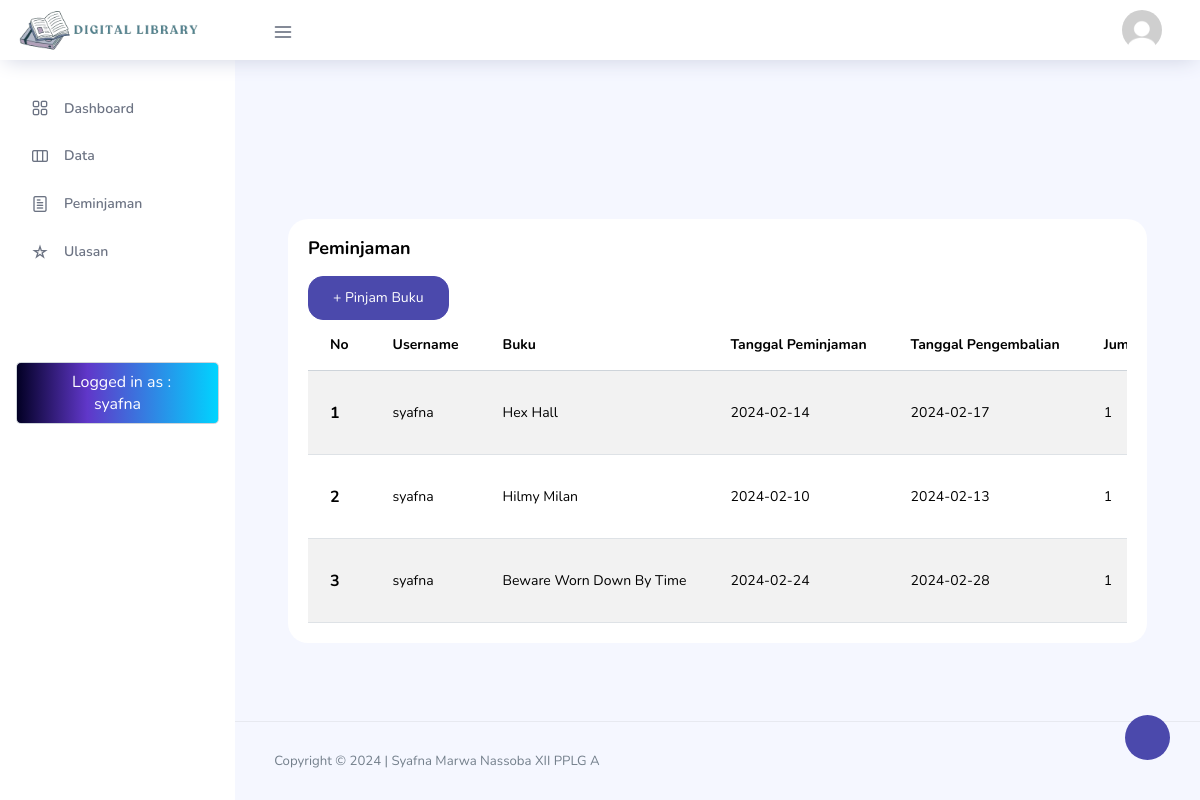
The app's page /websiteCoding/index.php?page=peminjaman (signed in) with its own data.
### tables this page shows
CREATE TABLE `peminjaman` (
  `peminjamanID` int(11) NOT NULL,
  `userID` int(11) DEFAULT NULL,
  `bukuID` int(11) DEFAULT NULL,
  `tanggalPeminjaman` date DEFAULT NULL,
  `tanggalPengembalian` date DEFAULT NULL,
  `statusPeminjaman` enum('dipinjam','dikembalikan') DEFAULT NULL,
  `jml_pinjam` int(4) NOT NULL
);

CREATE TABLE `user` (
  `userID` int(11) NOT NULL,
  `namaLengkap` varchar(50) DEFAULT NULL,
  `username` varchar(30) DEFAULT NULL,
  `password` varchar(50) DEFAULT NULL,
  `email` varchar(50) DEFAULT NULL,
  `alamat` varchar(30) DEFAULT NULL,
  `profile_img` varchar(255) DEFAULT NULL,
  `bio` varchar(255) DEFAULT NULL
);

CREATE TABLE `buku` (
  `bukuID` int(11) NOT NULL,
  `judul` varchar(50) DEFAULT NULL,
  `penulis` varchar(30) DEFAULT NULL,
  `penerbit` varchar(30) DEFAULT NULL,
  `tahunTerbit` int(11) DEFAULT NULL,
  `jml_buku` int(2) NOT NULL
);

### websiteCoding/peminjaman.php (the view, shortened to what this page needs)
<div class="content-wrapper">
    <div class="col-lg-12 grid-margin stretch-card" style="margin-top: -5rem;">
      <div class="card">
        <div class="card-body">
            <h4 class="card-title">Peminjaman</h4>
                  <div class="table-responsive ">
                    <table class="table table-striped">
                      <thead>
                        <tr>
                          <th>
                            No
                          </th>
                          <th>
                            Username
                          </th>
                          <th>
                            Buku
                          </th>
                          <th>
                            Tanggal Peminjaman
                          </th>
                          <th>
                            Tanggal Pengembalian
                          </th>
                          <th>
                            Jumlah Pinjam
                          </th>
                        <?php
                        $where = "WHERE peminjaman.userID=" . $_SESSION['user']['userID'];
                        ?>
                        </tr>
                      </thead>
                      <tbody>
                      <?php
                        $i = 1;
                        $query = mysqli_query($koneksi, "SELECT*FROM peminjaman LEFT JOIN user on user.userID=peminjaman.userID LEFT JOIN buku on buku.bukuID = peminjaman.bukuID $where");
                        while ($data = mysqli_fetch_array($query)) {
                        ?>
                        <tr>
                            <th scope="row"><?php echo $i++; ?></th>
                            <td><?php echo $data['username']; ?></td>
                            <td><?php echo $data['judul']; ?></td>
                            <td><?php echo $data['tanggalPeminjaman']; ?></td>
                            <td><?php echo $data['tanggalPengembalian']; ?></td>
                            <td><?php echo $data['jml_pinjam']; ?></td>
                        </tr>
                        <?php
                    }
                        ?>
<?php
if (isset($_SESSION['user']['userID'])) {
?>
<button type="button" class="btn btn-primary" data-bs-toggle="modal" data-bs-target="#exampleModal">+ Pinjam Buku</button>
<?php
}
?>
                        </tbody>
                    </table>
                  </div>
                </div>
              </div>
            </div>
          </div>
        </div>
        <footer class="footer">
          <div class="d-sm-flex justify-content-center justify-content-sm-between">
            <span class="text-muted text-center text-sm-left d-block d-sm-inline-block">Copyright © 2024 | Syafna Marwa Nassoba XII PPLG A</span>
          </div>
        </footer>
      </div>
    </div>
  </div>

### records on screen
peminjaman: userID.username "syafna", bukuID.judul "Hex Hall", tanggalPeminjaman "2024-02-14", tanggalPengembalian "2024-02-17", jml_pinjam "1"
peminjaman: userID.username "syafna", bukuID.judul "Hilmy Milan", tanggalPeminjaman "2024-02-10", tanggalPengembalian "2024-02-13", jml_pinjam "1"
peminjaman: userID.username "syafna", bukuID.judul "Beware Worn Down By Time", tanggalPeminjaman "2024-02-24", tanggalPengembalian "2024-02-28", jml_pinjam "1"

### other values on screen
$_SESSION['user']['username'] "syafna"
